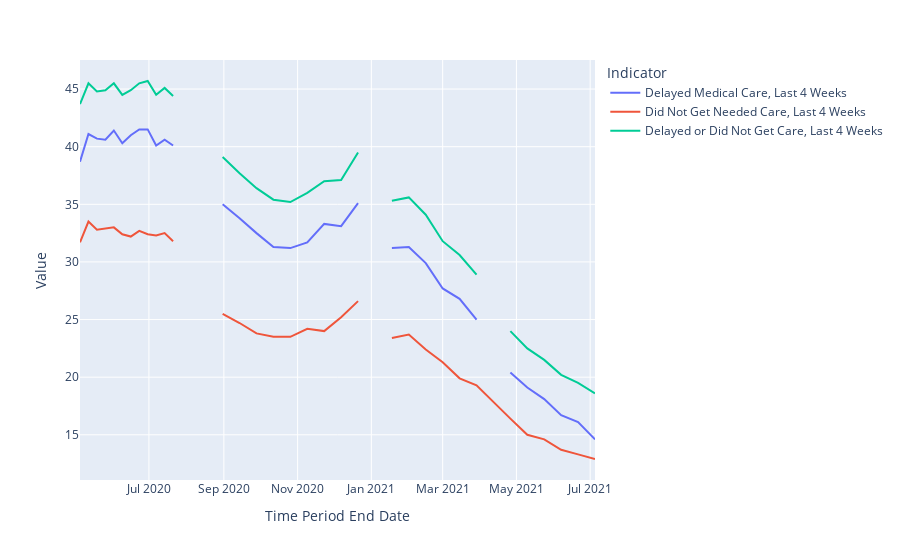

Here is the notebook cell this chart was saved with:
### Code cell
fig = px.line(df_nat, x="Time Period End Date", y="Value", color="Indicator"); 
fig.show();

### Figure 1 — Plotly figure (JSON) as saved in the notebook; plotly's stock layout.template omitted (floating-point values rounded to 4 significant figures)
{"data": [{"hovertemplate": "Indicator=Delayed Medical Care, Last 4 Weeks<br>Time Period End Date=%{x}<br>Value=%{y}<extra></extra>", "legendgroup": "Delayed Medical Care, Last 4 Weeks", "line": {"color": "#636efa", "dash": "solid"}, "marker": {"symbol": "circle"}, "mode": "lines", "name": "Delayed Medical Care, Last 4 Weeks", "orientation": "v", "showlegend": true, "type": "scatter", "x": ["2020-05-05T00:00:00", "2020-05-12T00:00:00", "2020-05-19T00:00:00", "2020-05-26T00:00:00", "2020-06-02T00:00:00", "2020-06-09T00:00:00", "2020-06-16T00:00:00", "2020-06-23T00:00:00", "2020-06-30T00:00:00", "2020-07-07T00:00:00", "2020-07-14T00:00:00", "2020-07-21T00:00:00", "2020-08-18T00:00:00", "2020-08-31T00:00:00", "2020-09-14T00:00:00", "2020-09-28T00:00:00", "2020-10-12T00:00:00", "2020-10-26T00:00:00", "2020-11-09T00:00:00", "2020-11-23T00:00:00", "2020-12-07T00:00:00", "2020-12-21T00:00:00", "2021-01-05T00:00:00", "2021-01-18T00:00:00", "2021-02-01T00:00:00", "2021-02-15T00:00:00", "2021-03-01T00:00:00", "2021-03-15T00:00:00", "2021-03-29T00:00:00", "2021-04-13T00:00:00", "2021-04-26T00:00:00", "2021-05-10T00:00:00", "2021-05-24T00:00:00", "2021-06-07T00:00:00", "2021-06-21T00:00:00", "2021-07-05T00:00:00"], "xaxis": "x", "y": [38.7, 41.1, 40.7, 40.6, 41.4, 40.3, 41, 41.5, 41.5, 40.1, 40.6, 40.1, null, 35, 33.8, 32.5, 31.3, 31.2, 31.7, 33.3, 33.1, 35.1, null, 31.2, 31.3, 29.9, 27.7, 26.8, 25, null, 20.4, 19.1, 18.1, 16.7, 16.1, 14.6], "yaxis": "y"}, {"hovertemplate": "Indicator=Did Not Get Needed Care, Last 4 Weeks<br>Time Period End Date=%{x}<br>Value=%{y}<extra></extra>", "legendgroup": "Did Not Get Needed Care, Last 4 Weeks", "line": {"color": "#EF553B", "dash": "solid"}, "marker": {"symbol": "circle"}, "mode": "lines", "name": "Did Not Get Needed Care, Last 4 Weeks", "orientation": "v", "showlegend": true, "type": "scatter", "x": ["2020-05-05T00:00:00", "2020-05-12T00:00:00", "2020-05-19T00:00:00", "2020-05-26T00:00:00", "2020-06-02T00:00:00", "2020-06-09T00:00:00", "2020-06-16T00:00:00", "2020-06-23T00:00:00", "2020-06-30T00:00:00", "2020-07-07T00:00:00", "2020-07-14T00:00:00", "2020-07-21T00:00:00", "2020-08-18T00:00:00", "2020-08-31T00:00:00", "2020-09-14T00:00:00", "2020-09-28T00:00:00", "2020-10-12T00:00:00", "2020-10-26T00:00:00", "2020-11-09T00:00:00", "2020-11-23T00:00:00", "2020-12-07T00:00:00", "2020-12-21T00:00:00", "2021-01-05T00:00:00", "2021-01-18T00:00:00", "2021-02-01T00:00:00", "2021-02-15T00:00:00", "2021-03-01T00:00:00", "2021-03-15T00:00:00", "2021-03-29T00:00:00", "2021-04-26T00:00:00", "2021-05-10T00:00:00", "2021-05-24T00:00:00", "2021-06-07T00:00:00", "2021-06-21T00:00:00", "2021-07-05T00:00:00"], "xaxis": "x", "y": [31.7, 33.5, 32.8, 32.9, 33, 32.4, 32.2, 32.7, 32.4, 32.3, 32.5, 31.8, null, 25.5, 24.7, 23.8, 23.5, 23.5, 24.2, 24, 25.2, 26.6, null, 23.4, 23.7, 22.4, 21.3, 19.9, 19.3, 16.4, 15, 14.6, 13.7, 13.3, 12.9], "yaxis": "y"}, {"hovertemplate": "Indicator=Delayed or Did Not Get Care, Last 4 Weeks<br>Time Period End Date=%{x}<br>Value=%{y}<extra></extra>", "legendgroup": "Delayed or Did Not Get Care, Last 4 Weeks", "line": {"color": "#00cc96", "dash": "solid"}, "marker": {"symbol": "circle"}, "mode": "lines", "name": "Delayed or Did Not Get Care, Last 4 Weeks", "orientation": "v", "showlegend": true, "type": "scatter", "x": ["2020-05-05T00:00:00", "2020-05-12T00:00:00", "2020-05-19T00:00:00", "2020-05-26T00:00:00", "2020-06-02T00:00:00", "2020-06-09T00:00:00", "2020-06-16T00:00:00", "2020-06-23T00:00:00", "2020-06-30T00:00:00", "2020-07-07T00:00:00", "2020-07-14T00:00:00", "2020-07-21T00:00:00", "2020-08-18T00:00:00", "2020-08-31T00:00:00", "2020-09-14T00:00:00", "2020-09-28T00:00:00", "2020-10-12T00:00:00", "2020-10-26T00:00:00", "2020-11-09T00:00:00", "2020-11-23T00:00:00", "2020-12-07T00:00:00", "2020-12-21T00:00:00", "2021-01-05T00:00:00", "2021-01-18T00:00:00", "2021-02-01T00:00:00", "2021-02-15T00:00:00", "2021-03-01T00:00:00", "2021-03-15T00:00:00", "2021-03-29T00:00:00", "2021-04-13T00:00:00", "2021-04-26T00:00:00", "2021-05-10T00:00:00", "2021-05-24T00:00:00", "2021-06-07T00:00:00", "2021-06-21T00:00:00", "2021-07-05T00:00:00"], "xaxis": "x", "y": [43.7, 45.5, 44.8, 44.9, 45.5, 44.5, 44.9, 45.5, 45.7, 44.5, 45.1, 44.4, null, 39.1, 37.7, 36.4, 35.4, 35.2, 36, 37, 37.1, 39.5, null, 35.3, 35.6, 34.1, 31.8, 30.6, 28.9, null, 24, 22.5, 21.5, 20.2, 19.5, 18.6], "yaxis": "y"}], "layout": {"legend": {"title": {"text": "Indicator"}, "tracegroupgap": 0}, "margin": {"t": 60}, "xaxis": {"anchor": "y", "domain": [0, 1], "title": {"text": "Time Period End Date"}}, "yaxis": {"anchor": "x", "domain": [0, 1], "title": {"text": "Value"}}}}
